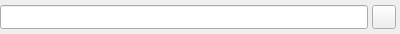
<ui version="4.0" >
 <class>channel_conf_item</class>
 <widget class="QWidget" name="channel_conf_item" >
  <property name="geometry" >
   <rect>
    <x>0</x>
    <y>0</y>
    <width>400</width>
    <height>34</height>
   </rect>
  </property>
  <property name="sizePolicy" >
   <sizepolicy vsizetype="Fixed" hsizetype="Preferred" >
    <horstretch>0</horstretch>
    <verstretch>0</verstretch>
   </sizepolicy>
  </property>
  <layout class="QHBoxLayout" >
   <property name="spacing" >
    <number>4</number>
   </property>
   <property name="leftMargin" >
    <number>0</number>
   </property>
   <property name="topMargin" >
    <number>0</number>
   </property>
   <property name="rightMargin" >
    <number>4</number>
   </property>
   <property name="bottomMargin" >
    <number>0</number>
   </property>
   <item>
    <widget class="QLineEdit" name="target" >
     <property name="minimumSize" >
      <size>
       <width>0</width>
       <height>24</height>
      </size>
     </property>
     <property name="maximumSize" >
      <size>
       <width>16777215</width>
       <height>24</height>
      </size>
     </property>
     <property name="styleSheet" >
      <string>QLineEdit {
  background-image: url(conf_bg.png);
  background-repeat: no-repeat;
  background-position: left;
  padding-left: 20px;
}
</string>
     </property>
     <property name="readOnly" >
      <bool>true</bool>
     </property>
    </widget>
   </item>
   <item>
    <widget class="QToolButton" name="conf_cancel" >
     <property name="minimumSize" >
      <size>
       <width>24</width>
       <height>24</height>
      </size>
     </property>
     <property name="maximumSize" >
      <size>
       <width>24</width>
       <height>24</height>
      </size>
     </property>
     <property name="toolTip" >
      <string>Cancel conference</string>
     </property>
     <property name="icon" >
      <iconset>cancel.png</iconset>
     </property>
     <property name="iconSize" >
      <size>
       <width>20</width>
       <height>20</height>
      </size>
     </property>
     <property name="_yate_identity" stdset="0" >
      <string>calldrop</string>
     </property>
     <property name="_yate_normal_icon" stdset="0" >
      <string>cancel.png</string>
     </property>
     <property name="_yate_pressed_icon" stdset="0" >
      <string>cancel_pressed.png</string>
     </property>
     <property name="_yate_hover_icon" stdset="0" >
      <string>cancel_hover.png</string>
     </property>
     <property name="_yate_filterevents" stdset="0" >
      <bool>true</bool>
     </property>
    </widget>
   </item>
  </layout>
 </widget>
 <resources/>
 <connections/>
</ui>
